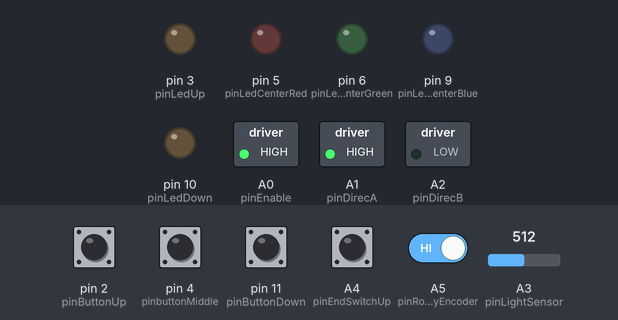
A program run on a simulated Arduino Nano, built with avr-gcc and run on an emulated ATmega328P. Parts: switched loads named in the program (green lamp = pin HIGH), output pins drawn as LEDs (lit = HIGH). The inputs (shaded band) are chosen by the test bench; at power-on: A4 (pinEndSwitchUp), A5 (pinRotaryEncoder), pin 2 (pinButtonUp), pin 4 (pinbuttonMiddle), pin 11 (pinButtonDown) HIGH, A3 (pinLightSensor) = 512.

Above: at 0.8 s.
0.9 s: A4 (pinEndSwitchUp) pulled LOW for 0.15 s
At 2.0 s:
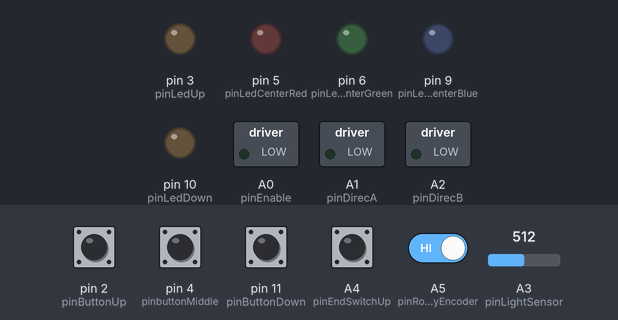
2.5 s: pin 4 (pinbuttonMiddle) pulled LOW for 0.15 s
5.5 s: pin 2 (pinButtonUp) pulled LOW for 0.15 s
At 6.65 s:
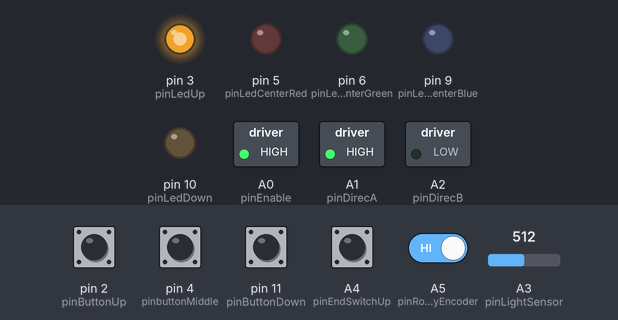
8.5 s: pin 11 (pinButtonDown) pulled LOW for 0.15 s
At 10.65 s:
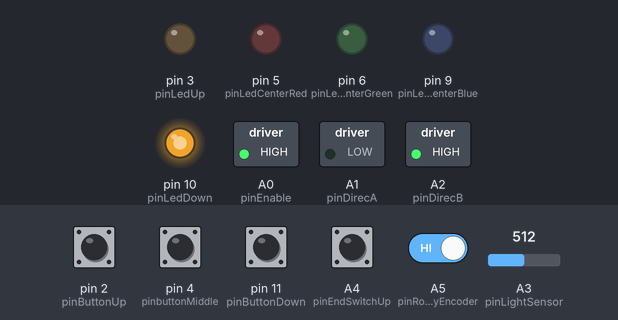
11.5 s: pin 4 (pinbuttonMiddle) pulled LOW for 1 s
At 12.97 s:
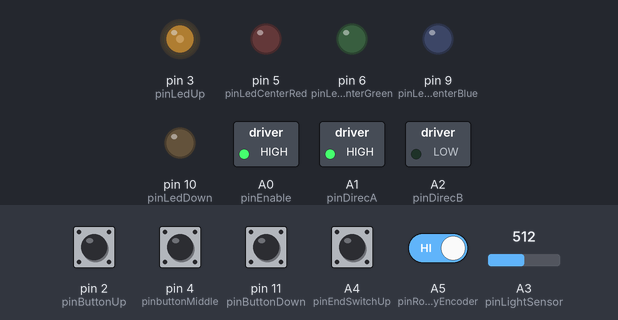
14.6 s: A4 (pinEndSwitchUp) pulled LOW for 1 s
At 15.0 s:
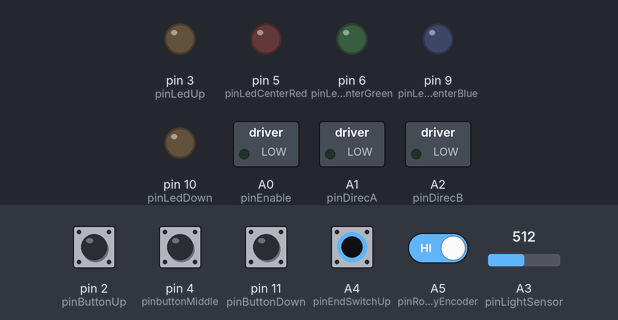
Timing chart, 0 to 17.6 s (numbered marks = the images above; inputs shaded):
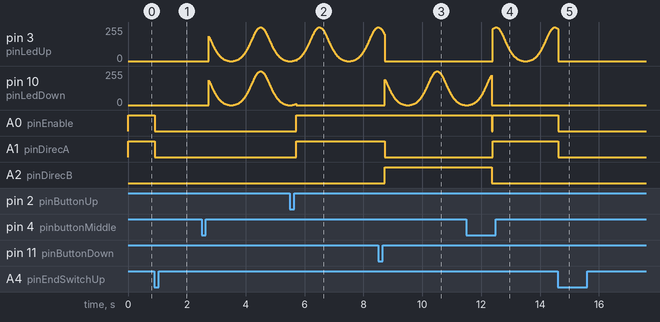

Measured:
- after the input at 0.9 s, A0 (pinEnable), A1 (pinDirecA): HIGH → LOW at once
- after the input at 5.5 s, A0 (pinEnable), A1 (pinDirecA): LOW → HIGH after 0.21 s
- after the input at 8.5 s, A1 (pinDirecA): HIGH → LOW after 0.22 s; A2 (pinDirecB): LOW → HIGH after 0.22 s
- after the input at 14.6 s, A0 (pinEnable), A1 (pinDirecA): HIGH → LOW at once
- by itself, pin 10 (pinLedDown): rises from 0/255 to 224/255 in 0.77 s, then falls to 0/255 in 0.01 s

The program:

main.cpp
```cpp
#include <Arduino.h>
#include <OneButton.h>
#include <TimerOne.h>
#include <arduino-timer.h>
#include <singleLEDLibrary.h>

#define pinEnable A0
#define pinDirecA A1
#define pinDirecB A2
#define pinLightSensor A3
#define pinEndSwitchUp A4
#define pinRotaryEncoder A5
#define pinLedUp 3
#define pinButtonUp 2
#define pinLedCenterRed 5
#define pinLedCenterGreen 6
#define pinLedCenterBlue 9
#define pinbuttonMiddle 4
#define pinButtonDown 11
#define pinLedDown 10

auto timer = timer_create_default();

unsigned int lightSensorAverage;
unsigned int lightOpenLevel = 500;
unsigned int lightCloseLevel = 900;

sllib ledUp(pinLedUp);
sllib ledCenterRed(pinLedCenterRed);
sllib ledCenterGreen(pinLedCenterGreen);
sllib ledCenterBlue(pinLedCenterBlue);
sllib ledDown(pinLedDown);
void updateAllLeds();

enum HatchMode {AUTO, MANUAL, ERROR};
HatchMode currentHatchMode = AUTO;
bool hasModeChanged();
enum HatchState {OPEN, OPENING, CLOSED, CLOSING, STOP, UNKNOWN};
HatchState currentHatchState = STOP;
bool hasStateChanged();

int motorTurnCount;
byte motorTurnCountTarget = 45;
enum MotorControl {UP, DOWN, OFF};
void setMotor(MotorControl control);

OneButton buttonUp(pinButtonUp, true, true);
OneButton buttonMiddle(pinbuttonMiddle, true, true);
OneButton buttonDown(pinButtonDown, true, true);
OneButton rotaryEncoder(pinRotaryEncoder, true, true);
void buttonsTick();

unsigned int getLightSensorAverage();

void setup() {
  pinMode(pinEnable, OUTPUT);
  pinMode(pinDirecA, OUTPUT);
  pinMode(pinDirecB, OUTPUT);
  pinMode(pinLightSensor, INPUT);
  pinMode(pinEndSwitchUp, INPUT_PULLUP);
  digitalWrite(pinEnable, LOW);
  digitalWrite(pinDirecA, LOW);
  digitalWrite(pinDirecB, LOW);

  setMotor(OFF);
  Timer1.initialize(10000);
  Timer1.attachInterrupt(buttonsTick);
  buttonUp.attachClick([]() {
    currentHatchMode = MANUAL;
    if (currentHatchState != OPEN) {
      currentHatchState = OPENING;
    }
  });
  buttonMiddle.attachClick([]() {
    currentHatchMode = MANUAL;
    currentHatchState = STOP;
  });
  buttonMiddle.attachLongPressStart([]() {
    currentHatchMode = AUTO;
    currentHatchState = STOP;
  });
  buttonDown.attachClick([]() {
    currentHatchMode = MANUAL;
    if (currentHatchState != CLOSED) {
      currentHatchState = CLOSING;
    }
  });
  rotaryEncoder.attachClick([]() {
    if (currentHatchState == OPENING) {
      motorTurnCount--;
    } else if (currentHatchState == CLOSING) {
      motorTurnCount++;
    }
  });

  for (byte i = 0; i < 5; i++) {
    getLightSensorAverage();
  }
  timer.every(180000, [](void*) -> bool {
    lightSensorAverage = getLightSensorAverage();
    return true;
  });

  if (digitalRead(pinEndSwitchUp) != LOW) {
    setMotor(UP);
  }

  while (digitalRead(pinEndSwitchUp) != LOW) {
    ledCenterRed.breathSingle(1000);
    ledCenterGreen.breathSingle(1000);
  }
  ledCenterRed.setOffSingle();
  ledCenterGreen.setOffSingle();
  currentHatchState = STOP;
}

void loop() {
  delay(10);
  timer.tick();
  updateAllLeds();

  switch (currentHatchMode) {
  case MANUAL:
    hasModeChanged();
    ledCenterBlue.blinkSingle(100,2900);
    break;

  case AUTO:
    hasModeChanged();
    ledCenterGreen.blinkSingle(100,2900);
    break;

  case ERROR:
    if (hasModeChanged()) {
      setMotor(OFF);
    }
    ledCenterRed.blinkSingle(100,2900);
    return;
    break;

  default:
    break;
  }

  switch (currentHatchState) {
  case OPEN:
    if (hasStateChanged()) {
      motorTurnCount = 0;
      if (currentHatchMode == MANUAL) {
        ledUp.setOnSingle();
      }
    }
    if (currentHatchMode == MANUAL) {
      break;
    }
    if (lightSensorAverage > lightCloseLevel) {
      currentHatchState = CLOSING;
    }
    break;

  case OPENING:
    if (hasStateChanged()) {
      setMotor(UP);
      ledUp.setBreathSingle(1000);
    }
    if (digitalRead(pinEndSwitchUp) == LOW) {
      currentHatchState = STOP;
    }
    break;

  case CLOSED:
    if (hasStateChanged()) {
      if (currentHatchMode == MANUAL) {
        ledDown.setOnSingle();
      }
    }
    if (currentHatchMode == MANUAL) {
      break;
    }
    if (lightSensorAverage < lightOpenLevel) {
      currentHatchState = OPENING;
    }
    break;

  case CLOSING:
    if (hasStateChanged()) {
      setMotor(DOWN);
      ledDown.setBreathSingle(1000);
    }
    if (motorTurnCount >= motorTurnCountTarget) {
      currentHatchState = STOP;
    }
    break;

  case STOP:
    if (hasStateChanged()) {
      setMotor(OFF);
    }
    if (digitalRead(pinEndSwitchUp) == LOW) {
      currentHatchState = OPEN;
    } else if (motorTurnCount >= motorTurnCountTarget) {
      currentHatchState = CLOSED;
    } else {
      currentHatchState = UNKNOWN;
    }
    break;

  case UNKNOWN:
    if (hasStateChanged()) {
      ledUp.setBreathSingle(1000);
      ledDown.setBreathSingle(1000);
    }
    if (currentHatchMode == AUTO) {
      if (lightSensorAverage > lightCloseLevel) {
        currentHatchState = CLOSING;
      } else if (lightSensorAverage < lightOpenLevel) {
        currentHatchState = OPENING;
      } else {
        currentHatchState = OPENING;
      }
    }
    break;

  default:
    currentHatchMode = ERROR;
    break;
  }
}

void updateAllLeds() {
  ledUp.update();
  ledCenterRed.update();
  ledCenterGreen.update();
  ledCenterBlue.update();
  ledDown.update();
}

bool hasModeChanged() {
  static HatchMode previousHatchMode;
  if (currentHatchMode != previousHatchMode) {
    ledCenterRed.setOffSingle();
    ledCenterGreen.setOffSingle();
    ledCenterBlue.setOffSingle();
    previousHatchMode = currentHatchMode;
    return true;
  }
  return false;
}
bool hasStateChanged() {
  static HatchState previousHatchState;
  if (currentHatchState != previousHatchState) {
    ledUp.setOffSingle();
    ledDown.setOffSingle();
    previousHatchState = currentHatchState;
    return true;
  }
  return false;
}

void setMotor(MotorControl control) {
  switch (control) {
  case UP:
    digitalWrite(pinDirecA, HIGH);
    digitalWrite(pinDirecB, LOW);
    digitalWrite(pinEnable, HIGH);
    break;
  case DOWN:
    digitalWrite(pinDirecA, LOW);
    digitalWrite(pinDirecB, HIGH);
    digitalWrite(pinEnable, HIGH);
    break;
  case OFF:
    digitalWrite(pinDirecA, LOW);
    digitalWrite(pinDirecB, LOW);
    digitalWrite(pinEnable, LOW);
    break;
  }
}

void buttonsTick() {
  rotaryEncoder.tick();
  buttonUp.tick();
  buttonMiddle.tick();
  buttonDown.tick();
}

unsigned int getLightSensorAverage() {
  static unsigned int lightReadings[5];
  for (int i = 0; i < 4; i++) {
    lightReadings[i] = lightReadings[i + 1];
  }
  lightReadings[4] = analogRead(pinLightSensor);
  for (int i = 0; i < 5; i++) {
    lightSensorAverage += lightReadings[i];
  }
  lightSensorAverage = lightSensorAverage / 5;
  return lightSensorAverage;
}
```
